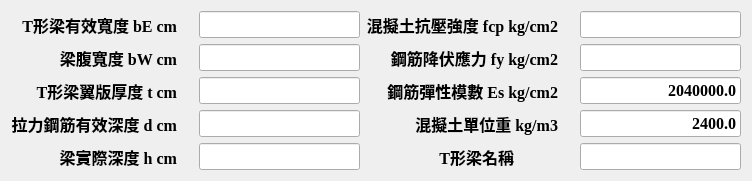
   <widget class="QWidget" name="layoutWidget">
    <property name="geometry">
     <rect>
      <x>40</x>
      <y>30</y>
      <width>752</width>
      <height>151</height>
     </rect>
    </property>
    <layout class="QGridLayout" name="gridLayout">
     <item row="0" column="0">
      <widget class="QLabel" name="lab_bE">
       <property name="font">
        <font>
         <family>Times New Roman</family>
         <pointsize>12</pointsize>
         <weight>75</weight>
         <bold>true</bold>
        </font>
       </property>
       <property name="text">
        <string>T形梁有效寬度 bE cm    </string>
       </property>
       <property name="alignment">
        <set>Qt::AlignRight|Qt::AlignTrailing|Qt::AlignVCenter</set>
       </property>
       <property name="buddy">
        <cstring></cstring>
       </property>
      </widget>
     </item>
     <item row="0" column="1">
      <widget class="QLineEdit" name="txb_bE">
       <property name="font">
        <font>
         <family>Times New Roman</family>
         <pointsize>12</pointsize>
         <weight>75</weight>
         <bold>true</bold>
        </font>
       </property>
       <property name="alignment">
        <set>Qt::AlignRight|Qt::AlignTrailing|Qt::AlignVCenter</set>
       </property>
      </widget>
     </item>
     <item row="0" column="2">
      <widget class="QLabel" name="lab_fcp">
       <property name="font">
        <font>
         <family>Times New Roman</family>
         <pointsize>12</pointsize>
         <weight>75</weight>
         <bold>true</bold>
        </font>
       </property>
       <property name="text">
        <string>混擬土抗壓強度 fcp kg/cm2    </string>
       </property>
       <property name="alignment">
        <set>Qt::AlignRight|Qt::AlignTrailing|Qt::AlignVCenter</set>
       </property>
       <property name="buddy">
        <cstring></cstring>
       </property>
      </widget>
     </item>
     <item row="0" column="3">
      <widget class="QLineEdit" name="txb_fcp">
       <property name="font">
        <font>
         <family>Times New Roman</family>
         <pointsize>12</pointsize>
         <weight>75</weight>
         <bold>true</bold>
        </font>
       </property>
       <property name="alignment">
        <set>Qt::AlignRight|Qt::AlignTrailing|Qt::AlignVCenter</set>
       </property>
      </widget>
     </item>
     <item row="1" column="0">
      <widget class="QLabel" name="lab_bW">
       <property name="font">
        <font>
         <family>Times New Roman</family>
         <pointsize>12</pointsize>
         <weight>75</weight>
         <bold>true</bold>
        </font>
       </property>
       <property name="layoutDirection">
        <enum>Qt::LeftToRight</enum>
       </property>
       <property name="text">
        <string>梁腹寬度 bW cm    </string>
       </property>
       <property name="alignment">
        <set>Qt::AlignRight|Qt::AlignTrailing|Qt::AlignVCenter</set>
       </property>
       <property name="buddy">
        <cstring></cstring>
       </property>
      </widget>
     </item>
     <item row="1" column="1">
      <widget class="QLineEdit" name="txb_bW">
       <property name="font">
        <font>
         <family>Times New Roman</family>
         <pointsize>12</pointsize>
         <weight>75</weight>
         <bold>true</bold>
        </font>
       </property>
       <property name="alignment">
        <set>Qt::AlignRight|Qt::AlignTrailing|Qt::AlignVCenter</set>
       </property>
      </widget>
     </item>
     <item row="1" column="2">
      <widget class="QLabel" name="lab_fy">
       <property name="font">
        <font>
         <family>Times New Roman</family>
         <pointsize>12</pointsize>
         <weight>75</weight>
         <bold>true</bold>
        </font>
       </property>
       <property name="layoutDirection">
        <enum>Qt::LeftToRight</enum>
       </property>
       <property name="text">
        <string>鋼筋降伏應力 fy kg/cm2    </string>
       </property>
       <property name="alignment">
        <set>Qt::AlignRight|Qt::AlignTrailing|Qt::AlignVCenter</set>
       </property>
       <property name="buddy">
        <cstring></cstring>
       </property>
      </widget>
     </item>
     <item row="1" column="3">
      <widget class="QLineEdit" name="txb_fy">
       <property name="font">
        <font>
         <family>Times New Roman</family>
         <pointsize>12</pointsize>
         <weight>75</weight>
         <bold>true</bold>
        </font>
       </property>
       <property name="alignment">
        <set>Qt::AlignRight|Qt::AlignTrailing|Qt::AlignVCenter</set>
       </property>
      </widget>
     </item>
     <item row="2" column="0">
      <widget class="QLabel" name="lab_t">
       <property name="font">
        <font>
         <family>Times New Roman</family>
         <pointsize>12</pointsize>
         <weight>75</weight>
         <bold>true</bold>
        </font>
       </property>
       <property name="text">
        <string>T形梁翼版厚度 t cm    </string>
       </property>
       <property name="alignment">
        <set>Qt::AlignRight|Qt::AlignTrailing|Qt::AlignVCenter</set>
       </property>
       <property name="buddy">
        <cstring></cstring>
       </property>
      </widget>
     </item>
     <item row="2" column="1">
      <widget class="QLineEdit" name="txb_t">
       <property name="font">
        <font>
         <family>Times New Roman</family>
         <pointsize>12</pointsize>
         <weight>75</weight>
         <bold>true</bold>
        </font>
       </property>
       <property name="alignment">
        <set>Qt::AlignRight|Qt::AlignTrailing|Qt::AlignVCenter</set>
       </property>
      </widget>
     </item>
     <item row="2" column="2">
      <widget class="QLabel" name="lab_Es">
       <property name="font">
        <font>
         <family>Times New Roman</family>
         <pointsize>12</pointsize>
         <weight>75</weight>
         <bold>true</bold>
        </font>
       </property>
       <property name="text">
        <string>鋼筋彈性模數 Es kg/cm2    </string>
       </property>
       <property name="alignment">
        <set>Qt::AlignRight|Qt::AlignTrailing|Qt::AlignVCenter</set>
       </property>
       <property name="buddy">
        <cstring></cstring>
       </property>
      </widget>
     </item>
     <item row="2" column="3">
      <widget class="QLineEdit" name="txb_Es">
       <property name="font">
        <font>
         <family>Times New Roman</family>
         <pointsize>12</pointsize>
         <weight>75</weight>
         <bold>true</bold>
        </font>
       </property>
       <property name="text">
        <string>2040000.0</string>
       </property>
       <property name="alignment">
        <set>Qt::AlignRight|Qt::AlignTrailing|Qt::AlignVCenter</set>
       </property>
      </widget>
     </item>
     <item row="3" column="0">
      <widget class="QLabel" name="lab_d">
       <property name="font">
        <font>
         <family>Times New Roman</family>
         <pointsize>12</pointsize>
         <weight>75</weight>
         <bold>true</bold>
        </font>
       </property>
       <property name="layoutDirection">
        <enum>Qt::LeftToRight</enum>
       </property>
       <property name="text">
        <string>拉力鋼筋有效深度 d cm    </string>
       </property>
       <property name="alignment">
        <set>Qt::AlignRight|Qt::AlignTrailing|Qt::AlignVCenter</set>
       </property>
       <property name="buddy">
        <cstring></cstring>
       </property>
      </widget>
     </item>
     <item row="3" column="1">
      <widget class="QLineEdit" name="txb_d">
       <property name="font">
        <font>
         <family>Times New Roman</family>
         <pointsize>12</pointsize>
         <weight>75</weight>
         <bold>true</bold>
        </font>
       </property>
       <property name="alignment">
        <set>Qt::AlignRight|Qt::AlignTrailing|Qt::AlignVCenter</set>
       </property>
      </widget>
     </item>
     <item row="3" column="2">
      <widget class="QLabel" name="lab_unitWeight">
       <property name="font">
        <font>
         <family>Times New Roman</family>
         <pointsize>12</pointsize>
         <weight>75</weight>
         <bold>true</bold>
        </font>
       </property>
       <property name="layoutDirection">
        <enum>Qt::LeftToRight</enum>
       </property>
       <property name="text">
        <string>混擬土單位重 kg/m3    </string>
       </property>
       <property name="alignment">
        <set>Qt::AlignRight|Qt::AlignTrailing|Qt::AlignVCenter</set>
       </property>
       <property name="buddy">
        <cstring></cstring>
       </property>
      </widget>
     </item>
     <item row="3" column="3">
      <widget class="QLineEdit" name="txb_WperCubMeter">
       <property name="font">
        <font>
         <family>Times New Roman</family>
         <pointsize>12</pointsize>
         <weight>75</weight>
         <bold>true</bold>
        </font>
       </property>
       <property name="text">
        <string>2400.0</string>
       </property>
       <property name="alignment">
        <set>Qt::AlignRight|Qt::AlignTrailing|Qt::AlignVCenter</set>
       </property>
      </widget>
     </item>
     <item row="4" column="0">
      <widget class="QLabel" name="lab_h">
       <property name="font">
        <font>
         <family>Times New Roman</family>
         <pointsize>12</pointsize>
         <weight>75</weight>
         <bold>true</bold>
        </font>
       </property>
       <property name="layoutDirection">
        <enum>Qt::LeftToRight</enum>
       </property>
       <property name="text">
        <string>梁實際深度 h cm    </string>
       </property>
       <property name="alignment">
        <set>Qt::AlignRight|Qt::AlignTrailing|Qt::AlignVCenter</set>
       </property>
       <property name="buddy">
        <cstring></cstring>
       </property>
      </widget>
     </item>
     <item row="4" column="1">
      <widget class="QLineEdit" name="txb_h">
       <property name="font">
        <font>
         <family>Times New Roman</family>
         <pointsize>12</pointsize>
         <weight>75</weight>
         <bold>true</bold>
        </font>
       </property>
       <property name="alignment">
        <set>Qt::AlignRight|Qt::AlignTrailing|Qt::AlignVCenter</set>
       </property>
      </widget>
     </item>
     <item row="4" column="2">
      <widget class="QLabel" name="lab_Tname">
       <property name="font">
        <font>
         <family>Times New Roman</family>
         <pointsize>12</pointsize>
         <weight>75</weight>
         <bold>true</bold>
        </font>
       </property>
       <property name="layoutDirection">
        <enum>Qt::LeftToRight</enum>
       </property>
       <property name="text">
        <string>T形梁名稱               </string>
       </property>
       <property name="alignment">
        <set>Qt::AlignRight|Qt::AlignTrailing|Qt::AlignVCenter</set>
       </property>
       <property name="buddy">
        <cstring></cstring>
       </property>
      </widget>
     </item>
     <item row="4" column="3">
      <widget class="QLineEdit" name="txb_Tname">
       <property name="font">
        <font>
         <family>Times New Roman</family>
         <pointsize>12</pointsize>
         <weight>75</weight>
         <bold>true</bold>
        </font>
       </property>
       <property name="alignment">
        <set>Qt::AlignRight|Qt::AlignTrailing|Qt::AlignVCenter</set>
       </property>
      </widget>
     </item>
    </layout>
   </widget>
